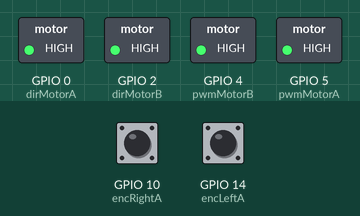
The sketch below on a simulated ESP32-S3. Parts: switched loads named in the sketch (green lamp = pin HIGH). The test bench sets the inputs (shaded band); at power-on: GPIO 10 (encRightA) HIGH, GPIO 14 (encLeftA) HIGH. What the sketch prints to the serial monitor is not drawn.

Above: at 0.1 s.
Timing chart, 0 to 1.6 s (numbered marks = the images above):
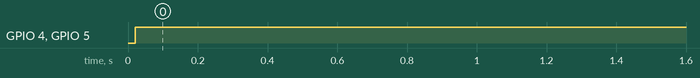

Measured:
- by itself, GPIO 4 (pwmMotorB), GPIO 5 (pwmMotorA): LOW → HIGH at 0.02 s

The sketch:

Pengujian_maju-target-Followers.ino
```cpp
#include <Arduino.h>
#include <math.h>

#define GEAR_RATIO 100
#define PPR 7

volatile long pulseCountLeft  = 0;
volatile long pulseCountRight = 0;

const byte encLeftA  = 14;
const byte encLeftB  = 12;
const byte encRightA = 10;
const byte encRightB = 13;

const int pwmMotorA = 5;
const int pwmMotorB = 4;
const int dirMotorA = 0;
const int dirMotorB = 2;

const double wheelRadius = 0.022;
const double DIST_PER_TICK =
  (2.0 * PI * wheelRadius) / (PPR * GEAR_RATIO);

const double TARGET_DISTANCE = 1.5;
const double DIST_TOL = 0.005;
const double SLOW_DIST  = 0.05;
const double BRAKE_DIST = 0.02;

double KpL = 3.55, KiL = 0.06, KdL = 0.05;
double KpR = 3.90, KiR = 0.06, KdR = 0.05;

double errL=0, errR=0, lastErrL=0, lastErrR=0;
double intL=0, intR=0;

double K_balance = 0.3;

double targetRPM_base = 50;
double targetRPM_L = 50;
double targetRPM_R = 50;

unsigned long lastTime = 0;
const unsigned long Ts = 20;
double dt = Ts / 1000.0;

double totalDistance = 0;
long lastL = 0, lastR = 0;
bool finished = false;

void IRAM_ATTR isrLeftA() {
  pulseCountLeft += digitalRead(encLeftB) ? 1 : -1;
}
void IRAM_ATTR isrRightA() {
  pulseCountRight += digitalRead(encRightB) ? 1 : -1;
}

void setup() {
  Serial.begin(115200);

  pinMode(encLeftA, INPUT_PULLUP);
  pinMode(encLeftB, INPUT_PULLUP);
  pinMode(encRightA, INPUT_PULLUP);
  pinMode(encRightB, INPUT_PULLUP);

  pinMode(pwmMotorA, OUTPUT);
  pinMode(pwmMotorB, OUTPUT);
  pinMode(dirMotorA, OUTPUT);
  pinMode(dirMotorB, OUTPUT);

  digitalWrite(dirMotorA, HIGH);
  digitalWrite(dirMotorB, HIGH);

  attachInterrupt(digitalPinToInterrupt(encLeftA),  isrLeftA,  RISING);
  attachInterrupt(digitalPinToInterrupt(encRightA), isrRightA, RISING);

  Serial.println("PID MAJU + STOP + FUZZY BALANCE (SEGI-4 STYLE)");
}

void loop() {

  if (finished) {
    analogWrite(pwmMotorA, 0);
    analogWrite(pwmMotorB, 0);
    return;
  }

  unsigned long now = millis();
  if (now - lastTime < Ts) return;
  lastTime = now;

  noInterrupts();
  long L = pulseCountLeft;
  long R = pulseCountRight;
  interrupts();

  long dL = L - lastL;
  long dR = R - lastR;
  lastL = L;
  lastR = R;

  double distL = dL * DIST_PER_TICK;
  double distR = dR * DIST_PER_TICK;
  totalDistance += (distL + distR) / 2.0;

  double remaining = TARGET_DISTANCE - totalDistance;

  if (remaining <= DIST_TOL) {
    analogWrite(pwmMotorA, 0);
    analogWrite(pwmMotorB, 0);
    intL = intR = 0;
    finished = true;
    Serial.println("TARGET TERCAPAI");
    return;
  }

  if (remaining > SLOW_DIST)
    targetRPM_base = 50;
  else if (remaining > BRAKE_DIST)
    targetRPM_base = 25;
  else
    targetRPM_base = 15;

  double rpmL = (dL * 60.0) / (PPR * GEAR_RATIO * dt);
  double rpmR = (dR * 60.0) / (PPR * GEAR_RATIO * dt);


  double diff = rpmL - rpmR;
  targetRPM_L = targetRPM_base - K_balance * diff;
  targetRPM_R = targetRPM_base + K_balance * diff;

  errL = targetRPM_L - rpmL;
  intL += errL * dt;
  double outL = KpL*errL + KiL*intL + KdL*(errL-lastErrL);
  int pwmL = constrain((int)((outL / 125.0) * 255), 40, 255);
  lastErrL = errL;

  errR = targetRPM_R - rpmR;
  intR += errR * dt;
  double outR = KpR*errR + KiR*intR + KdR*(errR-lastErrR);
  int pwmR = constrain((int)((outR / 125.0) * 255), 40, 255);
  lastErrR = errR;

  analogWrite(pwmMotorA, pwmL);
  analogWrite(pwmMotorB, pwmR);

  Serial.print("Dist=");
  Serial.print(totalDistance,3);
  Serial.print(" | RPM L=");
  Serial.print(rpmL,1);
  Serial.print(" | RPM R=");
  Serial.print(rpmR,1);
  Serial.print(" | tgtL=");
  Serial.print(targetRPM_L,1);
  Serial.print(" | tgtR=");
  Serial.println(targetRPM_R,1);
}
```
